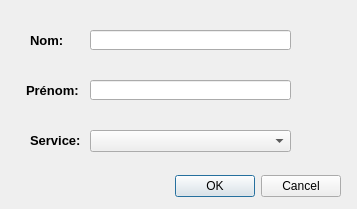
<?xml version="1.0" encoding="UTF-8"?>
<ui version="4.0">
 <class>Dialog</class>
 <widget class="QDialog" name="Dialog">
  <property name="geometry">
   <rect>
    <x>0</x>
    <y>0</y>
    <width>357</width>
    <height>209</height>
   </rect>
  </property>
  <property name="sizePolicy">
   <sizepolicy hsizetype="Fixed" vsizetype="Fixed">
    <horstretch>0</horstretch>
    <verstretch>0</verstretch>
   </sizepolicy>
  </property>
  <property name="minimumSize">
   <size>
    <width>357</width>
    <height>209</height>
   </size>
  </property>
  <property name="maximumSize">
   <size>
    <width>357</width>
    <height>209</height>
   </size>
  </property>
  <property name="windowTitle">
   <string>Worker</string>
  </property>
  <widget class="QDialogButtonBox" name="buttonBox">
   <property name="geometry">
    <rect>
     <x>30</x>
     <y>170</y>
     <width>311</width>
     <height>32</height>
    </rect>
   </property>
   <property name="orientation">
    <enum>Qt::Horizontal</enum>
   </property>
   <property name="standardButtons">
    <set>QDialogButtonBox::Cancel|QDialogButtonBox::Ok</set>
   </property>
  </widget>
  <widget class="QLabel" name="label">
   <property name="geometry">
    <rect>
     <x>30</x>
     <y>30</y>
     <width>41</width>
     <height>20</height>
    </rect>
   </property>
   <property name="font">
    <font>
     <pointsize>10</pointsize>
     <weight>75</weight>
     <bold>true</bold>
    </font>
   </property>
   <property name="text">
    <string>Nom:</string>
   </property>
  </widget>
  <widget class="QLabel" name="label_2">
   <property name="geometry">
    <rect>
     <x>26</x>
     <y>80</y>
     <width>61</width>
     <height>20</height>
    </rect>
   </property>
   <property name="font">
    <font>
     <pointsize>10</pointsize>
     <weight>75</weight>
     <bold>true</bold>
    </font>
   </property>
   <property name="text">
    <string>Prénom:</string>
   </property>
  </widget>
  <widget class="QLineEdit" name="lineEdit">
   <property name="geometry">
    <rect>
     <x>90</x>
     <y>30</y>
     <width>201</width>
     <height>20</height>
    </rect>
   </property>
  </widget>
  <widget class="QLineEdit" name="lineEdit_2">
   <property name="geometry">
    <rect>
     <x>90</x>
     <y>80</y>
     <width>201</width>
     <height>20</height>
    </rect>
   </property>
   <property name="font">
    <font>
     <pointsize>8</pointsize>
    </font>
   </property>
  </widget>
  <widget class="QLabel" name="label_3">
   <property name="geometry">
    <rect>
     <x>30</x>
     <y>130</y>
     <width>61</width>
     <height>20</height>
    </rect>
   </property>
   <property name="font">
    <font>
     <pointsize>10</pointsize>
     <weight>75</weight>
     <bold>true</bold>
    </font>
   </property>
   <property name="text">
    <string>Service:</string>
   </property>
  </widget>
  <widget class="QComboBox" name="comboBox">
   <property name="geometry">
    <rect>
     <x>90</x>
     <y>130</y>
     <width>201</width>
     <height>22</height>
    </rect>
   </property>
  </widget>
 </widget>
 <resources/>
 <connections>
  <connection>
   <sender>buttonBox</sender>
   <signal>accepted()</signal>
   <receiver>Dialog</receiver>
   <slot>accept()</slot>
   <hints>
    <hint type="sourcelabel">
     <x>248</x>
     <y>254</y>
    </hint>
    <hint type="destinationlabel">
     <x>157</x>
     <y>274</y>
    </hint>
   </hints>
  </connection>
  <connection>
   <sender>buttonBox</sender>
   <signal>rejected()</signal>
   <receiver>Dialog</receiver>
   <slot>reject()</slot>
   <hints>
    <hint type="sourcelabel">
     <x>316</x>
     <y>260</y>
    </hint>
    <hint type="destinationlabel">
     <x>286</x>
     <y>274</y>
    </hint>
   </hints>
  </connection>
 </connections>
</ui>
